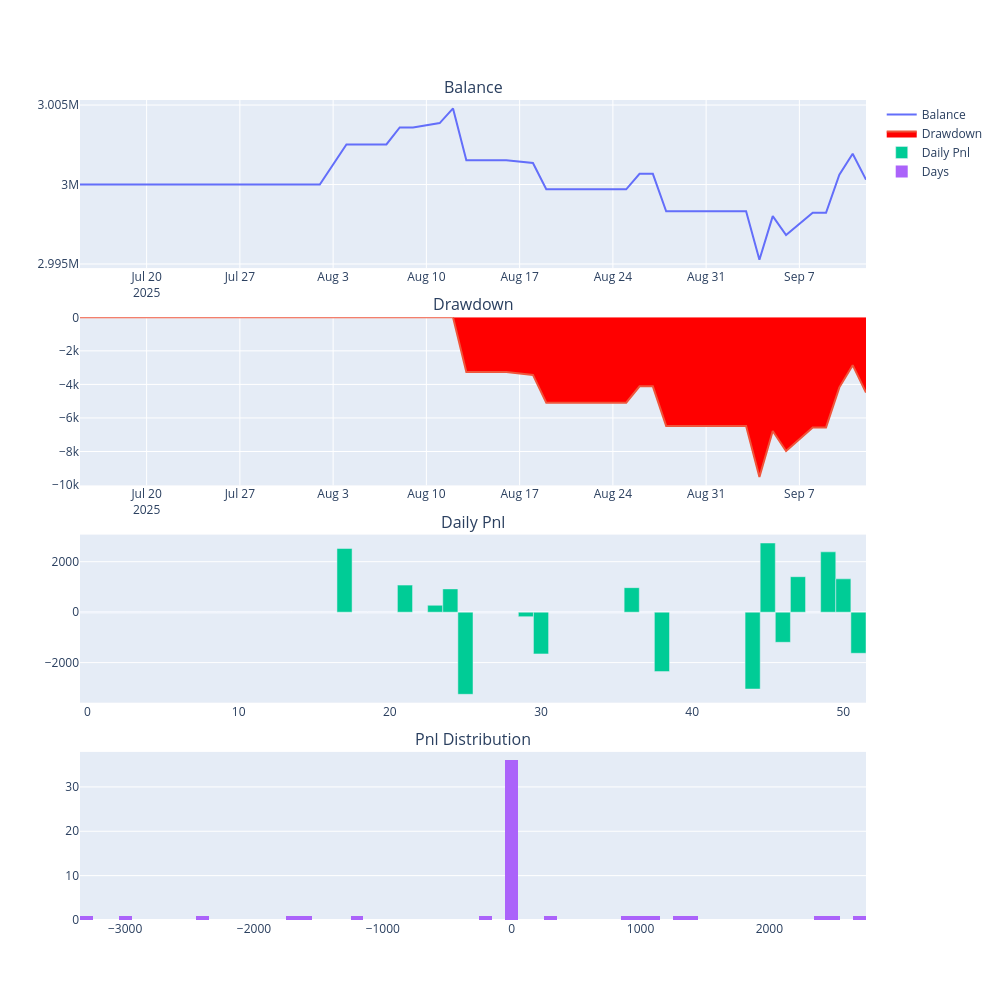

Notebook code cell kept with this figure:
### Code cell
fig = enging.show_chart()
fig.show()  # 在交互式环境中显示图表，例如 Jupyter Notebook
fig.write_image("backtesting_result.svg", width=1200, height=800)  # 保存为 SVG 文件
